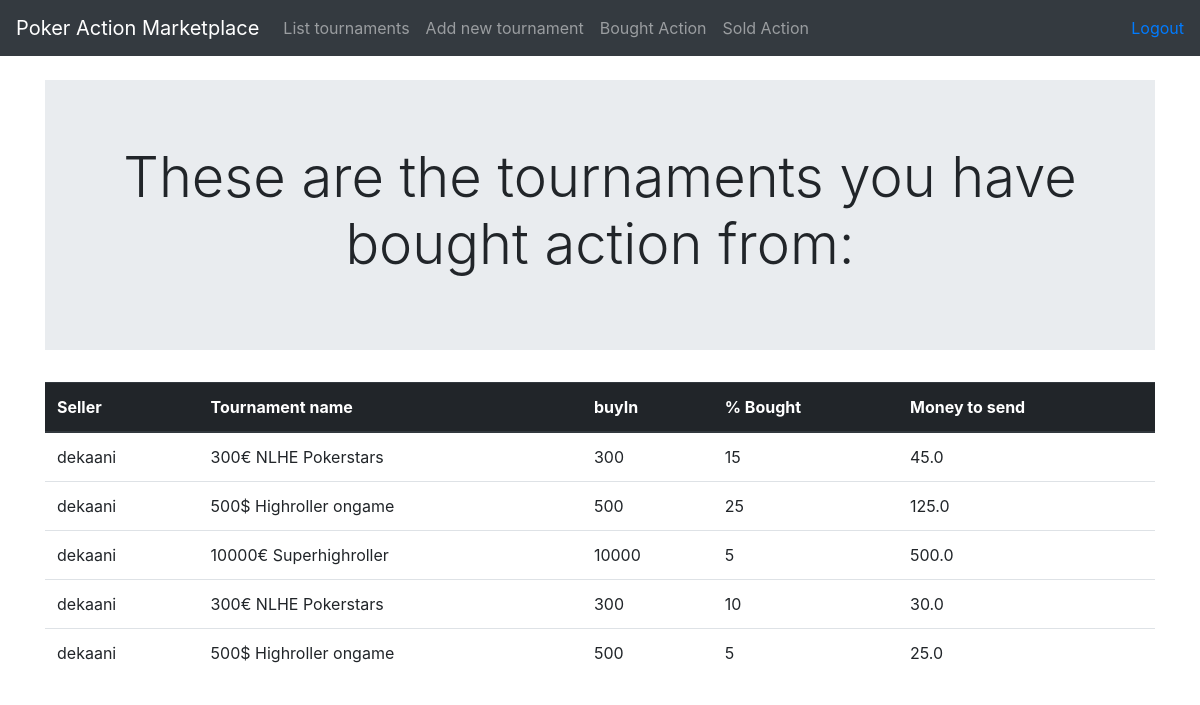
Page /tournaments/bought (signed in) on the committed database.
### application/tournamentPackages/models.py (models this page shows, shortened)
class BoughtActionFromTournament(Base):
    tournament_package_id = db.Column(db.Integer, db.ForeignKey('tournament_package.id'), nullable=False)
    seller_name = db.Column(db.String(144), nullable=False)
    buyer_id = db.Column(db.Integer, db.ForeignKey('account.id'), nullable=False)
    actionboughtpct = db.Column(db.Integer, nullable=False)

class TournamentPackage(Base):
    tournament = db.Column(db.String(144), nullable=False)
    buyin = db.Column(db.Integer, nullable=False)
    pcttobesold = db.Column(db.Integer, nullable=False)
    pctleft = db.Column(db.Integer, nullable=False)
    account_id = db.Column(db.Integer, db.ForeignKey('account.id'), nullable=False)
    @staticmethod
    def tournaments_bought_action_from(id):
        stmt = text("SELECT bought_action_from_tournament.seller_name, tournament_package.tournament, tournament_package.buyIn, bought_action_from_tournament.actionboughtpct FROM account"
                " LEFT JOIN bought_action_from_tournament ON account.id = bought_action_from_tournament.buyer_id"
                " LEFT JOIN tournament_package ON bought_action_from_tournament.tournament_package_id = tournament_package.id"
                " WHERE bought_action_from_tournament.buyer_id = {}".format(id))
        res = db.engine.execute(stmt)
        asAnArray = []
        for row in res:
            temp = list(row)
            asAnArray.append(temp)
        return asAnArray

### application/tournamentPackages/views.py (the view)
@app.route('/tournaments/bought', methods=["GET"])
@login_required
def show_purchased_tournaments():
    boughtTournaments = TournamentPackage.tournaments_bought_action_from(current_user.id)
    print(type(boughtTournaments))
    for row in boughtTournaments:
        print(type(row))
        print(row)
    return render_template('tournaments/bought.html', boughtTournaments = boughtTournaments)
    return True

### application/__init__.py (called while the page is built)
@login_manager.user_loader
def load_user(user_id):
    return User.query.get(user_id)

### application/templates/tournaments/bought.html (shortened to what this page needs)
{% extends "layout.html" %}
{% block body %}
<div class="jumbotron jumbotron-fluid">
  <div class="container">
    <h1 class="display-4" align=center>These are the tournaments you have bought action from:</h1>
  </div>
</div>
<table class="table">
  <thead class="thead-dark">
  <th scope="col">Seller</th>
  <th scope="col">Tournament name</th>
  <th scope="col">buyIn</th>
  <th scope="col">% Bought</th>
  <th scope="col">Money to send</th>
  </thead>
  <tbody>
  {% for tournament in boughtTournaments %}
  <tr>
    <td>{{ tournament[0] }}</td>
    <td>{{ tournament[1] }}</td>
    <td>{{ tournament[2] }}</td>
    <td>{{ tournament[3] }}</td>
    <td>{{ (tournament[2]*(tournament[3]/100)) }}</td>
  </tr>
{% endfor %}
</tbody>
</table>
{% endblock %}

### rows in the picture
BoughtActionFromTournament: seller_name "dekaani", tournament "300€ NLHE Pokerstars", buyin "300", actionboughtpct "15"
TournamentPackage: (tournament[2]*(tournament[3]/100)) "45.0", (tournament[2]*(tournament[3]/100)) "30.0"
BoughtActionFromTournament: seller_name "dekaani", tournament "500$ Highroller ongame", buyin "500", actionboughtpct "25"
TournamentPackage: (tournament[2]*(tournament[3]/100)) "125.0", (tournament[2]*(tournament[3]/100)) "25.0"
BoughtActionFromTournament: seller_name "dekaani", tournament "10000€ Superhighroller", buyin "10000", actionboughtpct "5"
TournamentPackage: (tournament[2]*(tournament[3]/100)) "500.0"
BoughtActionFromTournament: seller_name "dekaani", tournament "300€ NLHE Pokerstars", buyin "300", actionboughtpct "10"
BoughtActionFromTournament: seller_name "dekaani", tournament "500$ Highroller ongame", buyin "500", actionboughtpct "5"
